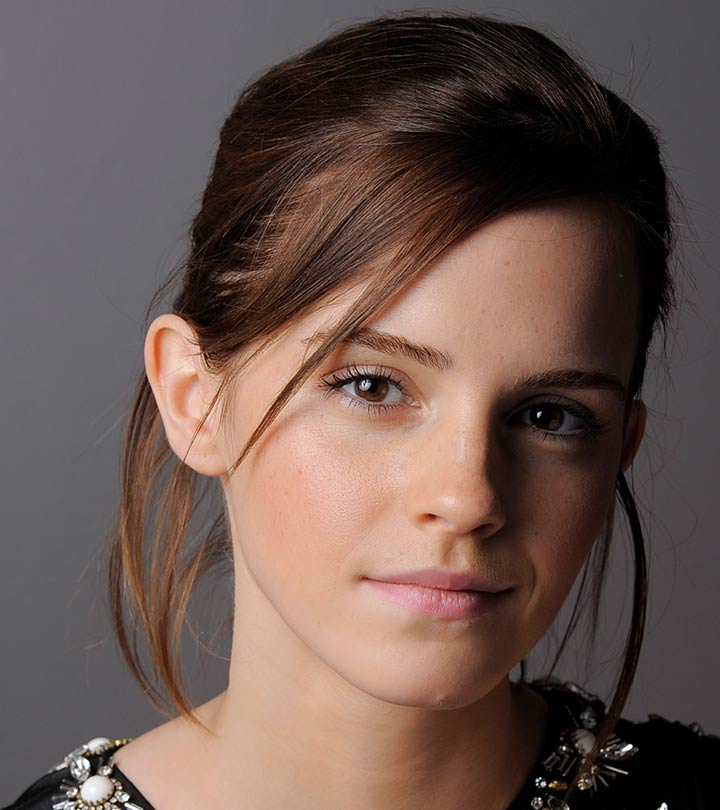
#> input picture Images/emma.jpg, 720 x 810 px
$ jupyter execute EN3160_Assignment1.ipynb
#> lines starting #> are read from the running program, lines starting #| are printed output that depends on the picture
# EN3160 Assignment 1

[cell 1]
import cv2 as cv
import matplotlib.pyplot as plt
import numpy as np
import math

### Question 1:

[cell 2]
im = cv.imread('Images/emma.jpg')
#> im is the input picture: shape (810, 720, 3); mean B, G, R 80.1, 87.4, 106.8
im = cv.cvtColor(im, cv.COLOR_BGR2RGB)

# Converting to grayscale
im_gray = cv.cvtColor(im, cv.COLOR_RGB2GRAY)
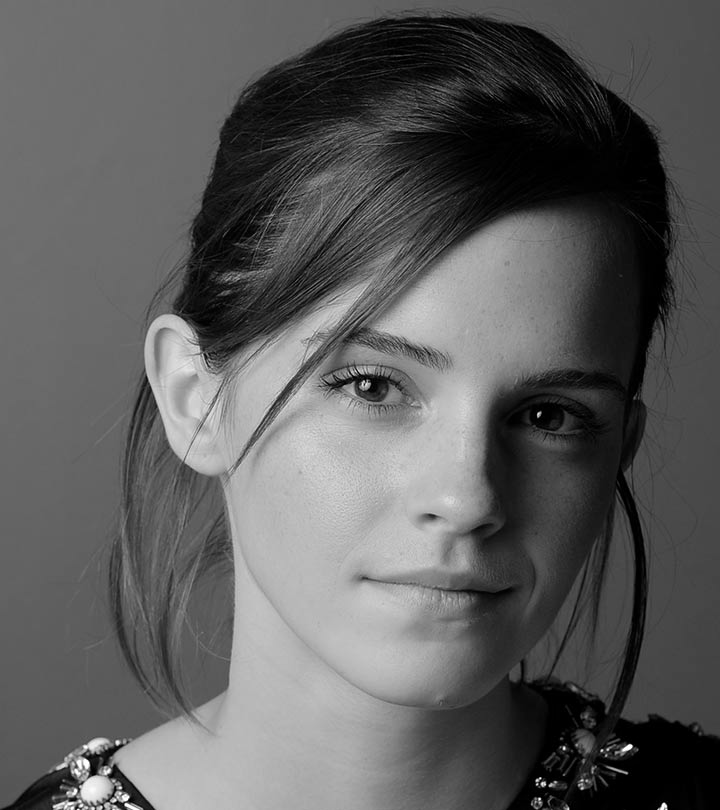
#> im_gray: shape (810, 720); min 0, max 255, mean 92.3

# Displaying the original image
fig, ax = plt.subplots(1, 3, figsize=(15, 5))
ax[0].imshow(im_gray, cmap='gray', vmin=0, vmax=255)
ax[0].set_title('Original Image')

#creating the tranforming function
t1 = np.linspace(0, 50, 50).astype('uint8')
t2 = np.linspace(100, 255, 100).astype('uint8')
t3 = np.linspace(150, 255, 256-150).astype('uint8')

tranform1 = np.concatenate((t1, t2), axis=0).astype('uint8')
tranform1 = np.concatenate((tranform1, t3), axis=0).astype('uint8')


ax[2].plot(tranform1)
ax[2].set_xlabel(r'Input, $f(/mathbf{x})$')
ax[2].set_ylabel('Output, $/mathrm{T}[f(/mathbf{x})]$')
ax[2].set_xlim(0,255)
ax[2].set_ylim(0,255)
ax[2].set_aspect('equal')

# Applying the transformation
im_transformed = cv.LUT(im_gray, tranform1)
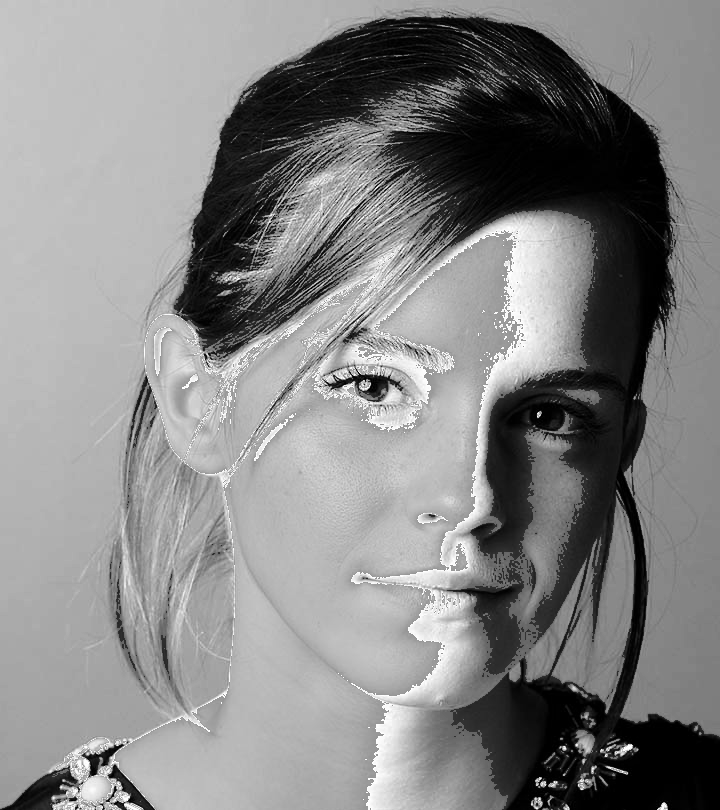
#> im_transformed: shape (810, 720); min 0, max 255, mean 133.5

print(im_transformed.shape)
#| (810, 720)

ax[1].imshow(im_transformed, cmap='gray', vmin=0, vmax=255)
ax[1].set_title('Transformed Image')
plt.show()
#> figure, not shown here; panel 3: curve peaks at x = 149, y = 255

[cell 3]
im_brain = cv.imread('Images/brain_proton_density_slice.png')
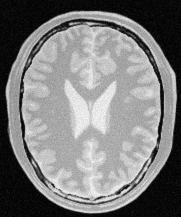
#> input picture Images/brain_proton_density_slice.png, 181 x 217 px
#> im_brain is the input picture: shape (217, 181, 3); min 0, max 251, mean 123.7
im_brain = cv.cvtColor(im_brain, cv.COLOR_BGR2RGB)

# Converting to grayscale
im_brain_gray = cv.cvtColor(im_brain, cv.COLOR_RGB2GRAY)

plt.imshow(im_brain_gray, cmap='gray', vmin=0, vmax=255)


# Displaying the original image
fig, ax = plt.subplots(1, 2, figsize=(10, 5))


# Creating the transformation function for the brain image
#creating the tranforming function
t1 = np.linspace(0, 0, 100).astype('uint8')
t2 = np.linspace(0, 255, 50).astype('uint8')
t3 = np.linspace(255, 0, 50).astype('uint8')
t4 = np.linspace(0, 0, 56).astype('uint8')

tranform2 = np.concatenate((t1, t2), axis=0).astype('uint8')
tranform2 = np.concatenate((tranform2, t3), axis=0).astype('uint8')
tranform2 = np.concatenate((tranform2, t4), axis=0).astype('uint8')

ax[1].plot(tranform2)
ax[1].set_xlabel(r'Input, $f(\mathbf{x})$')
ax[1].set_ylabel('Output, $/mathrm{T}[f\mathbf{x})]$')
ax[1].set_title('Grey Matter Enhancement Transformation')
ax[1].set_xlim(0,255)
ax[1].set_ylim(0,255)
ax[1].set_aspect('equal')


# Applying the transformation
brain_transformed = cv.LUT(im_brain_gray, tranform2)
ax[0].imshow(brain_transformed, cmap='gray', vmin=0, vmax=255)
ax[0].set_title('Grey Matter Enhancement')
plt.show()
#> figure, not shown here; panel 2: curve peaks at x = 149, y = 255


# Displaying the original image
fig, ax = plt.subplots(1, 2, figsize=(10, 5))


# Creating the transformation function for the brain image
#creating the tranforming function
t1_1 = np.linspace(0, 0, 150).astype('uint8')
t2_1 = np.linspace(0, 255, 50).astype('uint8')
t3_1 = np.linspace(255, 0, 50).astype('uint8')
t4_1 = np.linspace(0, 0, 6).astype('uint8')

tranform3 = np.concatenate((t1_1, t2_1), axis=0).astype('uint8')
tranform3 = np.concatenate((tranform3, t3_1), axis=0).astype('uint8')
tranform3 = np.concatenate((tranform3, t4_1), axis=0).astype('uint8')

ax[1].plot(tranform3)
ax[1].set_xlabel(r'Input, $f(\mathbf{x})$')
ax[1].set_ylabel('Output, $/mathrm{T}[f\mathbf{x})]$')
ax[1].set_title('White Matter Enhancement Transformation')
ax[1].set_xlim(0,255)
ax[1].set_ylim(0,255)
ax[1].set_aspect('equal')


# Applying the transformation
brain_transformed = cv.LUT(im_brain_gray, tranform3)
ax[0].imshow(brain_transformed, cmap='gray', vmin=0, vmax=255)
ax[0].set_title('White Matter Enhancement')
plt.show()
#> figure, not shown here; panel 2: curve peaks at x = 199, y = 255

[cell 4]
# Displaying the original image
fig, ax = plt.subplots(1, 2, figsize=(10, 5))


# Creating a Gaussian transformation function for the brain image
x = np.arange(256)
mu = 150
sigma = 15
tranform2 = (255 * np.exp(-((x - mu) ** 2) / (2 * sigma ** 2))).astype('uint8')

ax[1].plot(tranform2)
ax[1].set_xlabel(r'Input, $f(\mathbf{x})$')
ax[1].set_ylabel('Output, $/mathrm{T}[f\mathbf{x})]$')
ax[1].set_title('Grey Matter Enhancement Transformation')
ax[1].set_xlim(0,255)
ax[1].set_ylim(0,255)
ax[1].set_aspect('equal')


# Applying the transformation
brain_transformed = cv.LUT(im_brain_gray, tranform2)
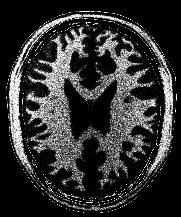
#> brain_transformed: shape (217, 181); min 0, max 255, mean 49.3
ax[0].imshow(brain_transformed, cmap='gray', vmin=0, vmax=255)
ax[0].set_title('Grey Matter Enhancement')
plt.show()
#> figure, not shown here; panel 2: curve peaks at x = 150, y = 255


# Displaying the original image
fig, ax = plt.subplots(1, 2, figsize=(10, 5))


# Creating a Gaussian transformation function for the brain image with mu=200 and sigma=15
mu = 200
sigma = 15
tranform3 = (255 * np.exp(-((x - mu) ** 2) / (2 * sigma ** 2))).astype('uint8')

ax[1].plot(tranform3)
ax[1].set_xlabel(r'Input, $f(\mathbf{x})$')
ax[1].set_ylabel('Output, $/mathrm{T}[f\mathbf{x})]$')
ax[1].set_title('White Matter Enhancement Transformation')
ax[1].set_xlim(0,255)
ax[1].set_ylim(0,255)
ax[1].set_aspect('equal')


# Applying the transformation
brain_transformed = cv.LUT(im_brain_gray, tranform3)
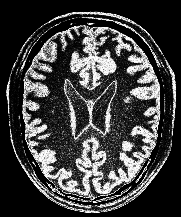
#> brain_transformed: shape (217, 181); min 0, max 255, mean 64.5
ax[0].imshow(brain_transformed, cmap='gray', vmin=0, vmax=255)
ax[0].set_title('White Matter Enhancement')
plt.show()
#> figure, not shown here; panel 2: curve peaks at x = 200, y = 255

[cell 5]
img3 = cv.imread("Images\highlights_and_shadows.jpg")
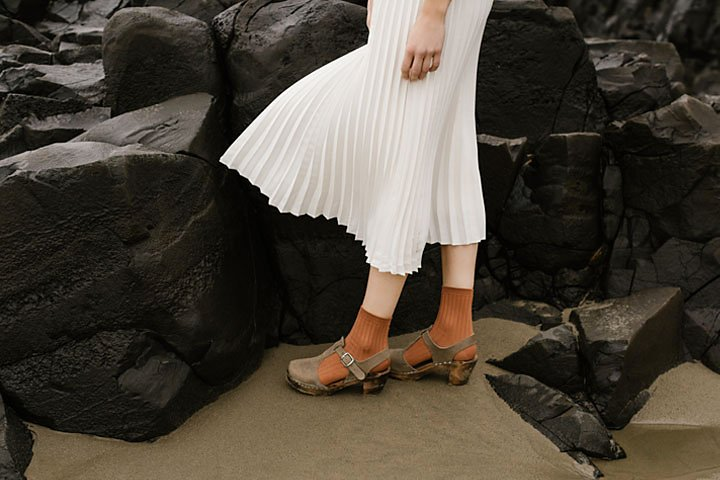
#> input picture Images/highlights_and_shadows.jpg, 720 x 480 px, found by its file name
#> img3 is the input picture: shape (480, 720, 3); mean B, G, R 58.1, 68.6, 75.7
img3 = cv.cvtColor(img3, cv.COLOR_BGR2RGB)

plt.imshow(img3)

#plot the image histogram for rgb channels
fig, ax = plt.subplots(1, 3, figsize=(15, 5))
ax[0].hist(img3[:, :, 0].ravel(), bins=256, color='red', alpha=0.5, label='Red Channel')
ax[1].hist(img3[:, :, 1].ravel(), bins=256, color='green', alpha=0.5, label='Green Channel')
ax[2].hist(img3[:, :, 2].ravel(), bins=256, color='blue', alpha=0.5, label='Blue Channel')
ax[0].set_title('Histogram of RGB Channels')
#> figure, not shown here; panel 1: tallest bar 7023 high, from x = 18.93 to 19.92; panel 2: tallest bar 7486 high, from x = 17.93 to 18.93; panel 3: tallest bar 8229 high, from x = 12.95 to 13.95

[cell 6]
# Convert RGB to L*a*b* color space
img3_lab = cv.cvtColor(img3, cv.COLOR_RGB2LAB)
#> img3_lab: shape (480, 720, 3); mean of channels 0, 1, 2 71.3, 129.1, 135

# Split the image into L*a*b* color space
L, a, b = cv.split(img3_lab)
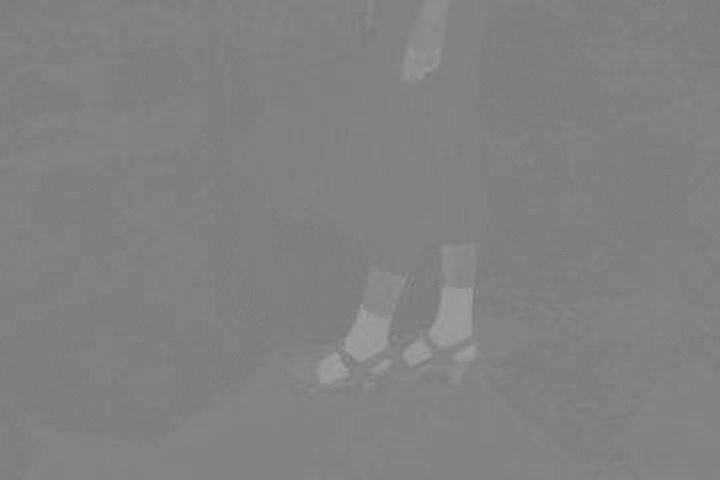
#> a: shape (480, 720); min 119, max 160, mean 129.1

# Display L channel analysis and gamma transformation
fig, ax = plt.subplots(1, 3, figsize=(15, 5))

# Original L channel histogram
ax[0].hist(L.ravel(), bins=256,color='black', alpha=0.7)
ax[0].set_title('Original L Channel Histogram')
ax[0].set_xlabel('L Values')
ax[0].set_ylabel('Frequency')
ax[0].grid(True, alpha=0.3)

# Define gamma transformation for L channel (proper 0-100 range)
gamma = 2.3
transform_gamma = np.array([(i/256)**(gamma)*256 for i in np.arange(0, 256)]).astype('uint8')

# Plot gamma transformation function
ax[1].plot(transform_gamma)
ax[1].set_xlabel('Input L Values')
ax[1].set_ylabel('Output L Values')
ax[1].set_title(f'Gamma Correction (γ = {gamma})')
ax[1].set_aspect('equal')
ax[1].grid(True, alpha=0.3)

# Apply gamma correction to L channel
L_modified = cv.LUT(L, transform_gamma)


# Merge channels and convert back to RGB
merged = cv.merge([L_modified, a, b])
#> merged: shape (480, 720, 3); mean of channels 0, 1, 2 33.7, 129.1, 135
img3_transformed = cv.cvtColor(merged, cv.COLOR_LAB2RGB)
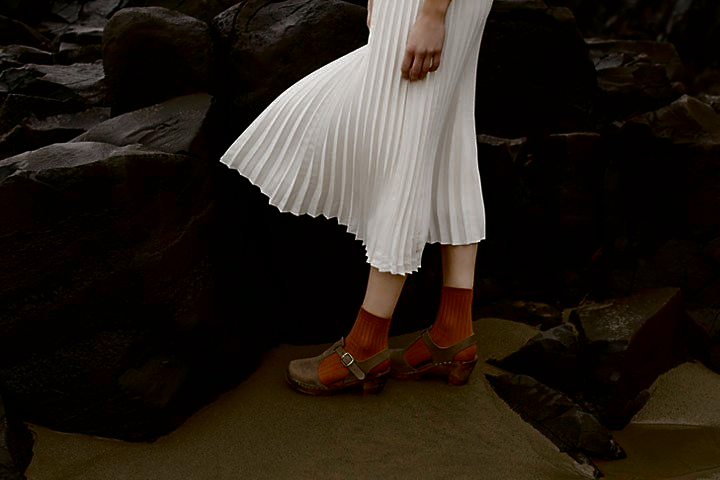
#> img3_transformed: shape (480, 720, 3); mean R, G, B 39.1, 32, 24.8


# Modified L channel histogram
L_modified = L_modified.flatten()
ax[2].hist(L_modified.ravel(), bins=256,range=(0, 256), color='red', alpha=0.7)
ax[2].set_title('Gamma Corrected L Channel')
ax[2].set_xlabel('L Values (0-256)')
ax[2].set_ylabel('Frequency')
ax[2].grid(True, alpha=0.3)

plt.tight_layout()
plt.show()
#> figure, not shown here; panel 1: tallest bar 13634 high, from x = 11.95 to 12.95; panel 2: curve peaks at x = 255, y = 253; panel 3: tallest bar 123391 high, from x = 0 to 1

# Display original vs gamma corrected images
fig, ax = plt.subplots(1, 2, figsize=(12, 6))
ax[0].imshow(img3)
ax[0].set_title('Original Image')
ax[0].axis('off')

ax[1].imshow(img3_transformed)
ax[1].set_title(f'Gamma Corrected (γ = {gamma})')
ax[1].axis('off')

plt.tight_layout()
plt.show()

# Compare RGB histograms before and after correction
fig, ax = plt.subplots(2, 3, figsize=(15, 8))

# Original RGB histograms
colors = ['red', 'green', 'blue']
channels = ['Red', 'Green', 'Blue']

for i in range(3):
    ax[0, i].hist(img3[:, :, i].ravel(), bins=256, color=colors[i], alpha=0.7)
    ax[0, i].set_title(f'Original - {channels[i]} Channel')
    ax[0, i].set_xlabel('Pixel Values')
    ax[0, i].set_ylabel('Frequency')
    ax[0, i].grid(True, alpha=0.3)

# Gamma corrected RGB histograms
for i in range(3):
    ax[1, i].hist(img3_transformed[:, :, i].ravel(), bins=256, color=colors[i], alpha=0.7)
    ax[1, i].set_title(f'Gamma Corrected - {channels[i]} Channel')
    ax[1, i].set_xlabel('Pixel Values')
    ax[1, i].set_ylabel('Frequency')
    ax[1, i].grid(True, alpha=0.3)

plt.tight_layout()
plt.show()
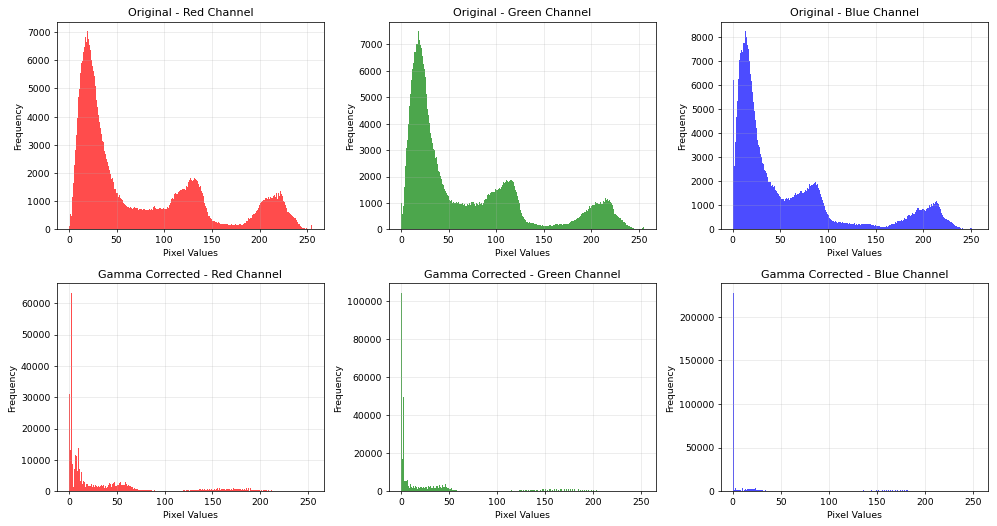
#> figure drawn by matplotlib, 6 panels; panel 1: tallest bar 7023 high, from x = 18.93 to 19.92; panel 2: tallest bar 7486 high, from x = 17.93 to 18.93; panel 3: tallest bar 8229 high, from x = 12.95 to 13.95; panel 4: tallest bar 63247 high, from x = 1.98 to 2.98

[cell 7]
# Compute the histograms for both images
hist1 = cv.calcHist([L], [0], None, [256], [0, 256])
#> hist1 = 256 values, max 13634 at index 12, min 0 at index 4, mean 1350
hist2 = cv.calcHist([L_modified], [0], None, [256], [0, 256])
#> hist2 = 256 values, max 123391 at index 0, min 0 at index 65, mean 1350

L_flat = L.flatten()
L_modified_flat = L_modified.flatten()

# Create a figure with two subplots
plt.figure(figsize=(10, 5))

# First subplot: Histogram of the first image
plt.subplot(1, 2, 1)
plt.hist(L_flat, bins=256, range=(0, 256), color='black', alpha=0.9)
plt.title('Original L plane')
plt.xlabel('Pixel Intensity')
plt.ylabel('Frequency')
plt.xlim([0, 256])

# Second subplot: Histogram of the second image
plt.subplot(1, 2, 2)
plt.hist(L_modified_flat, bins=256, range=(0, 256), color='black', alpha=0.9)
plt.title('Gamma corrected L plane')
plt.xlabel('Pixel Intensity')
plt.ylabel('Frequency')
plt.xlim([0, 256])

# Display the plots side by side
plt.tight_layout()  # Adjusts the spacing between subplots for a neat layout
plt.show()
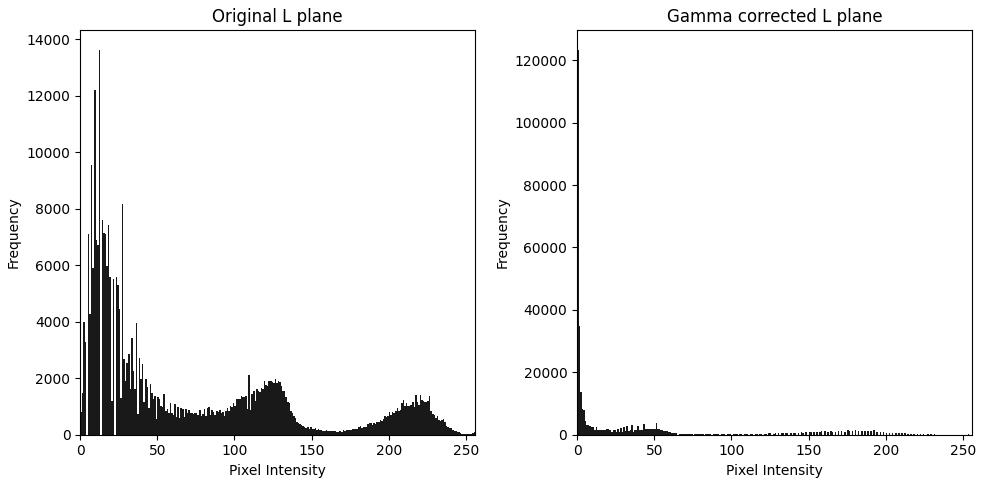
#> figure drawn by matplotlib, 2 panels; panel 1: tallest bar 13634 high, from x = 12 to 13; panel 2: tallest bar 123391 high, from x = 0 to 1
